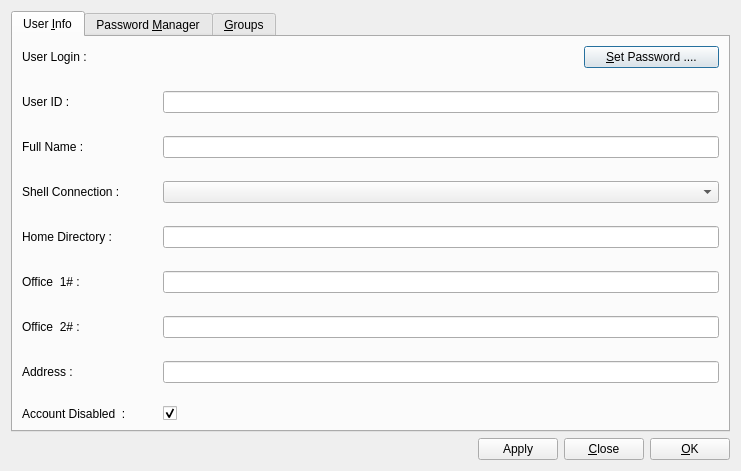
<?xml version="1.0" encoding="UTF-8"?>
<ui version="4.0">
 <class>UserProperties</class>
 <widget class="QDialog" name="UserProperties">
  <property name="geometry">
   <rect>
    <x>0</x>
    <y>0</y>
    <width>741</width>
    <height>471</height>
   </rect>
  </property>
  <property name="windowTitle">
   <string>Properties</string>
  </property>
  <property name="windowIcon">
   <iconset resource="../resources/images.qrc">
    <normaloff>:/new/prefix1/images/adduser.jpeg</normaloff>:/new/prefix1/images/adduser.jpeg</iconset>
  </property>
  <layout class="QVBoxLayout" name="verticalLayout">
   <item>
    <widget class="QTabWidget" name="tabWidget">
     <property name="toolTip">
      <string>&lt;html&gt;&lt;head&gt;&lt;meta name=&quot;qrichtext&quot; content=&quot;1&quot; /&gt;&lt;style type=&quot;text/css&quot;&gt;
p, li { white-space: pre-wrap; }
&lt;/style&gt;&lt;/head&gt;&lt;body style=&quot; font-family:'Sans Serif'; font-size:9pt; font-weight:400; font-style:normal;&quot;&gt;
&lt;p style=&quot; margin-top:0px; margin-bottom:0px; margin-left:0px; margin-right:0px; -qt-block-indent:0; text-indent:0px;&quot;&gt; &lt;/p&gt;&lt;/body&gt;&lt;/html&gt;</string>
     </property>
     <property name="whatsThis">
      <string>&lt;html&gt;&lt;head&gt;&lt;meta name=&quot;qrichtext&quot; content=&quot;1&quot; /&gt;&lt;style type=&quot;text/css&quot;&gt;
p, li { white-space: pre-wrap; }
&lt;/style&gt;&lt;/head&gt;&lt;body style=&quot; font-family:'Sans Serif'; font-size:9pt; font-weight:400; font-style:normal;&quot;&gt;
&lt;p style=&quot;-qt-paragraph-type:empty; margin-top:0px; margin-bottom:0px; margin-left:0px; margin-right:0px; -qt-block-indent:0; text-indent:0px;&quot;&gt;&lt;/p&gt;&lt;/body&gt;&lt;/html&gt;</string>
     </property>
     <property name="currentIndex">
      <number>0</number>
     </property>
     <widget class="QWidget" name="tab_2">
      <attribute name="title">
       <string>User &amp;Info</string>
      </attribute>
      <layout class="QGridLayout" name="gridLayout_2">
       <item row="4" column="0">
        <widget class="QLabel" name="label_5">
         <property name="text">
          <string>Full Name :</string>
         </property>
         <property name="scaledContents">
          <bool>true</bool>
         </property>
         <property name="wordWrap">
          <bool>false</bool>
         </property>
        </widget>
       </item>
       <item row="10" column="0">
        <widget class="QLabel" name="label_10">
         <property name="text">
          <string>Office  1# :</string>
         </property>
         <property name="scaledContents">
          <bool>true</bool>
         </property>
         <property name="wordWrap">
          <bool>false</bool>
         </property>
        </widget>
       </item>
       <item row="2" column="0">
        <widget class="QLabel" name="label_3">
         <property name="text">
          <string>User ID :</string>
         </property>
         <property name="scaledContents">
          <bool>true</bool>
         </property>
         <property name="wordWrap">
          <bool>false</bool>
         </property>
        </widget>
       </item>
       <item row="8" column="1" colspan="4">
        <widget class="QLineEdit" name="HomeDirEdit"/>
       </item>
       <item row="8" column="0">
        <widget class="QLabel" name="label_7">
         <property name="text">
          <string>Home Directory :</string>
         </property>
         <property name="scaledContents">
          <bool>true</bool>
         </property>
         <property name="wordWrap">
          <bool>false</bool>
         </property>
        </widget>
       </item>
       <item row="16" column="1">
        <widget class="QCheckBox" name="checkBox">
         <property name="sizePolicy">
          <sizepolicy hsizetype="Ignored" vsizetype="Fixed">
           <horstretch>0</horstretch>
           <verstretch>0</verstretch>
          </sizepolicy>
         </property>
         <property name="text">
          <string/>
         </property>
         <property name="icon">
          <iconset resource="../resources/images.qrc">
           <normaloff>:/new/prefix1/images/lock.png</normaloff>:/new/prefix1/images/lock.png</iconset>
         </property>
         <property name="checked">
          <bool>true</bool>
         </property>
        </widget>
       </item>
       <item row="15" column="0">
        <spacer name="verticalSpacer">
         <property name="orientation">
          <enum>Qt::Vertical</enum>
         </property>
         <property name="sizeType">
          <enum>QSizePolicy::Preferred</enum>
         </property>
         <property name="sizeHint" stdset="0">
          <size>
           <width>20</width>
           <height>40</height>
          </size>
         </property>
        </spacer>
       </item>
       <item row="13" column="0">
        <spacer name="verticalSpacer_2">
         <property name="orientation">
          <enum>Qt::Vertical</enum>
         </property>
         <property name="sizeType">
          <enum>QSizePolicy::Preferred</enum>
         </property>
         <property name="sizeHint" stdset="0">
          <size>
           <width>20</width>
           <height>40</height>
          </size>
         </property>
        </spacer>
       </item>
       <item row="0" column="0">
        <widget class="QLabel" name="label_4">
         <property name="text">
          <string>User Login :</string>
         </property>
         <property name="scaledContents">
          <bool>true</bool>
         </property>
         <property name="wordWrap">
          <bool>false</bool>
         </property>
        </widget>
       </item>
       <item row="6" column="1" colspan="4">
        <widget class="QComboBox" name="shellConnect"/>
       </item>
       <item row="3" column="0">
        <spacer name="verticalSpacer_7">
         <property name="orientation">
          <enum>Qt::Vertical</enum>
         </property>
         <property name="sizeType">
          <enum>QSizePolicy::Preferred</enum>
         </property>
         <property name="sizeHint" stdset="0">
          <size>
           <width>20</width>
           <height>40</height>
          </size>
         </property>
        </spacer>
       </item>
       <item row="12" column="0">
        <widget class="QLabel" name="label_8">
         <property name="text">
          <string>Office  2# :</string>
         </property>
         <property name="scaledContents">
          <bool>true</bool>
         </property>
         <property name="wordWrap">
          <bool>false</bool>
         </property>
        </widget>
       </item>
       <item row="12" column="1" colspan="4">
        <widget class="QLineEdit" name="office2Edit"/>
       </item>
       <item row="1" column="0">
        <spacer name="verticalSpacer_8">
         <property name="orientation">
          <enum>Qt::Vertical</enum>
         </property>
         <property name="sizeType">
          <enum>QSizePolicy::Preferred</enum>
         </property>
         <property name="sizeHint" stdset="0">
          <size>
           <width>20</width>
           <height>40</height>
          </size>
         </property>
        </spacer>
       </item>
       <item row="6" column="0">
        <widget class="QLabel" name="label_6">
         <property name="text">
          <string>Shell Connection :</string>
         </property>
         <property name="scaledContents">
          <bool>true</bool>
         </property>
         <property name="wordWrap">
          <bool>false</bool>
         </property>
        </widget>
       </item>
       <item row="4" column="1" colspan="4">
        <widget class="QLineEdit" name="FullNameEdit"/>
       </item>
       <item row="0" column="4">
        <widget class="QPushButton" name="passBtn">
         <property name="text">
          <string>&amp;Set Password ....</string>
         </property>
         <property name="icon">
          <iconset>
           <normaloff>../resources/images/keys.png</normaloff>../resources/images/keys.png</iconset>
         </property>
        </widget>
       </item>
       <item row="16" column="0">
        <widget class="QLabel" name="label_12">
         <property name="text">
          <string>Account Disabled  :</string>
         </property>
         <property name="scaledContents">
          <bool>true</bool>
         </property>
         <property name="wordWrap">
          <bool>false</bool>
         </property>
        </widget>
       </item>
       <item row="7" column="0">
        <spacer name="verticalSpacer_5">
         <property name="orientation">
          <enum>Qt::Vertical</enum>
         </property>
         <property name="sizeType">
          <enum>QSizePolicy::Preferred</enum>
         </property>
         <property name="sizeHint" stdset="0">
          <size>
           <width>20</width>
           <height>40</height>
          </size>
         </property>
        </spacer>
       </item>
       <item row="10" column="1" colspan="4">
        <widget class="QLineEdit" name="office1Edit"/>
       </item>
       <item row="2" column="1" colspan="4">
        <widget class="QLineEdit" name="uidEdit"/>
       </item>
       <item row="0" column="3">
        <widget class="QLabel" name="label_17">
         <property name="text">
          <string/>
         </property>
         <property name="pixmap">
          <pixmap>../../../resources/images/keys.png</pixmap>
         </property>
         <property name="scaledContents">
          <bool>true</bool>
         </property>
         <property name="wordWrap">
          <bool>false</bool>
         </property>
        </widget>
       </item>
       <item row="14" column="0">
        <widget class="QLabel" name="label_11">
         <property name="text">
          <string>Address :</string>
         </property>
         <property name="scaledContents">
          <bool>true</bool>
         </property>
         <property name="wordWrap">
          <bool>false</bool>
         </property>
        </widget>
       </item>
       <item row="14" column="1" colspan="4">
        <widget class="QLineEdit" name="addressEdit"/>
       </item>
       <item row="11" column="0">
        <spacer name="verticalSpacer_3">
         <property name="orientation">
          <enum>Qt::Vertical</enum>
         </property>
         <property name="sizeType">
          <enum>QSizePolicy::Preferred</enum>
         </property>
         <property name="sizeHint" stdset="0">
          <size>
           <width>20</width>
           <height>40</height>
          </size>
         </property>
        </spacer>
       </item>
       <item row="5" column="0">
        <spacer name="verticalSpacer_6">
         <property name="orientation">
          <enum>Qt::Vertical</enum>
         </property>
         <property name="sizeType">
          <enum>QSizePolicy::Preferred</enum>
         </property>
         <property name="sizeHint" stdset="0">
          <size>
           <width>20</width>
           <height>40</height>
          </size>
         </property>
        </spacer>
       </item>
       <item row="9" column="0">
        <spacer name="verticalSpacer_4">
         <property name="orientation">
          <enum>Qt::Vertical</enum>
         </property>
         <property name="sizeType">
          <enum>QSizePolicy::Preferred</enum>
         </property>
         <property name="sizeHint" stdset="0">
          <size>
           <width>20</width>
           <height>40</height>
          </size>
         </property>
        </spacer>
       </item>
       <item row="0" column="1" colspan="2">
        <widget class="QLabel" name="NameLabel">
         <property name="text">
          <string/>
         </property>
        </widget>
       </item>
      </layout>
     </widget>
     <widget class="QWidget" name="tab">
      <attribute name="title">
       <string>Password &amp;Manager</string>
      </attribute>
      <layout class="QGridLayout" name="gridLayout_3">
       <item row="0" column="0" colspan="2">
        <widget class="QLabel" name="label">
         <property name="text">
          <string>Last Password Change :</string>
         </property>
        </widget>
       </item>
       <item row="0" column="4" colspan="3">
        <widget class="QLabel" name="timeDate">
         <property name="text">
          <string/>
         </property>
        </widget>
       </item>
       <item row="1" column="0" colspan="7">
        <widget class="Line" name="line">
         <property name="font">
          <font>
           <weight>75</weight>
           <bold>true</bold>
          </font>
         </property>
         <property name="frameShadow">
          <enum>QFrame::Plain</enum>
         </property>
         <property name="orientation">
          <enum>Qt::Horizontal</enum>
         </property>
        </widget>
       </item>
       <item row="2" column="0" colspan="2">
        <widget class="QLabel" name="label_2">
         <property name="text">
          <string>Password aging :</string>
         </property>
        </widget>
       </item>
       <item row="3" column="0">
        <widget class="QCheckBox" name="requires_Pass">
         <property name="sizePolicy">
          <sizepolicy hsizetype="Fixed" vsizetype="Fixed">
           <horstretch>0</horstretch>
           <verstretch>0</verstretch>
          </sizepolicy>
         </property>
         <property name="text">
          <string/>
         </property>
        </widget>
       </item>
       <item row="3" column="1" colspan="4">
        <widget class="QLabel" name="label_9">
         <property name="text">
          <string>Require new password after:</string>
         </property>
        </widget>
       </item>
       <item row="3" column="6">
        <widget class="QSpinBox" name="max">
         <property name="layoutDirection">
          <enum>Qt::LeftToRight</enum>
         </property>
         <property name="alignment">
          <set>Qt::AlignRight|Qt::AlignTrailing|Qt::AlignVCenter</set>
         </property>
         <property name="specialValueText">
          <string/>
         </property>
         <property name="suffix">
          <string> days</string>
         </property>
         <property name="prefix">
          <string/>
         </property>
         <property name="minimum">
          <number>0</number>
         </property>
         <property name="maximum">
          <number>99999</number>
         </property>
        </widget>
       </item>
       <item row="5" column="0" colspan="4">
        <widget class="QLabel" name="label_13">
         <property name="text">
          <string>Warn before password expires :</string>
         </property>
        </widget>
       </item>
       <item row="5" column="6">
        <widget class="QSpinBox" name="warn">
         <property name="alignment">
          <set>Qt::AlignRight|Qt::AlignTrailing|Qt::AlignVCenter</set>
         </property>
         <property name="suffix">
          <string> days</string>
         </property>
         <property name="minimum">
          <number>-1</number>
         </property>
         <property name="maximum">
          <number>99999</number>
         </property>
         <property name="value">
          <number>0</number>
         </property>
        </widget>
       </item>
       <item row="7" column="0" colspan="6">
        <widget class="QLabel" name="label_14">
         <property name="text">
          <string>Disable account after password expires:</string>
         </property>
        </widget>
       </item>
       <item row="7" column="6">
        <widget class="QSpinBox" name="expire">
         <property name="alignment">
          <set>Qt::AlignRight|Qt::AlignTrailing|Qt::AlignVCenter</set>
         </property>
         <property name="suffix">
          <string> days</string>
         </property>
         <property name="minimum">
          <number>-1</number>
         </property>
         <property name="maximum">
          <number>99999</number>
         </property>
         <property name="singleStep">
          <number>1</number>
         </property>
         <property name="value">
          <number>0</number>
         </property>
        </widget>
       </item>
       <item row="9" column="0">
        <widget class="QCheckBox" name="enforce_Pass">
         <property name="text">
          <string/>
         </property>
        </widget>
       </item>
       <item row="9" column="1" colspan="4">
        <widget class="QLabel" name="label_15">
         <property name="text">
          <string>Enforce minimum password age :</string>
         </property>
        </widget>
       </item>
       <item row="9" column="6">
        <widget class="QSpinBox" name="min">
         <property name="alignment">
          <set>Qt::AlignRight|Qt::AlignTrailing|Qt::AlignVCenter</set>
         </property>
         <property name="suffix">
          <string> days</string>
         </property>
         <property name="minimum">
          <number>-1</number>
         </property>
         <property name="maximum">
          <number>99999</number>
         </property>
        </widget>
       </item>
       <item row="11" column="0" colspan="7">
        <widget class="Line" name="line_2">
         <property name="font">
          <font>
           <weight>75</weight>
           <bold>true</bold>
          </font>
         </property>
         <property name="frameShadow">
          <enum>QFrame::Plain</enum>
         </property>
         <property name="lineWidth">
          <number>1</number>
         </property>
         <property name="midLineWidth">
          <number>0</number>
         </property>
         <property name="orientation">
          <enum>Qt::Horizontal</enum>
         </property>
        </widget>
       </item>
       <item row="13" column="1">
        <widget class="QLabel" name="label_16">
         <property name="text">
          <string>Acount will expire on :</string>
         </property>
        </widget>
       </item>
       <item row="13" column="2">
        <widget class="QSpinBox" name="days">
         <property name="value">
          <number>1</number>
         </property>
        </widget>
       </item>
       <item row="13" column="3" colspan="2">
        <widget class="QComboBox" name="months">
         <item>
          <property name="text">
           <string>January </string>
          </property>
         </item>
         <item>
          <property name="text">
           <string>February</string>
          </property>
         </item>
         <item>
          <property name="text">
           <string>March</string>
          </property>
         </item>
         <item>
          <property name="text">
           <string>April</string>
          </property>
         </item>
         <item>
          <property name="text">
           <string>May</string>
          </property>
         </item>
         <item>
          <property name="text">
           <string>June </string>
          </property>
         </item>
         <item>
          <property name="text">
           <string>July</string>
          </property>
         </item>
         <item>
          <property name="text">
           <string>August</string>
          </property>
         </item>
         <item>
          <property name="text">
           <string>September</string>
          </property>
         </item>
         <item>
          <property name="text">
           <string>October</string>
          </property>
         </item>
         <item>
          <property name="text">
           <string>November</string>
          </property>
         </item>
         <item>
          <property name="text">
           <string>December</string>
          </property>
         </item>
        </widget>
       </item>
       <item row="13" column="5">
        <widget class="QSpinBox" name="years">
         <property name="maximum">
          <number>8000</number>
         </property>
         <property name="value">
          <number>1970</number>
         </property>
        </widget>
       </item>
       <item row="13" column="6">
        <widget class="QCheckBox" name="alway">
         <property name="text">
          <string>Never</string>
         </property>
        </widget>
       </item>
       <item row="4" column="0">
        <spacer name="verticalSpacer_9">
         <property name="orientation">
          <enum>Qt::Vertical</enum>
         </property>
         <property name="sizeType">
          <enum>QSizePolicy::Preferred</enum>
         </property>
         <property name="sizeHint" stdset="0">
          <size>
           <width>20</width>
           <height>40</height>
          </size>
         </property>
        </spacer>
       </item>
       <item row="6" column="0">
        <spacer name="verticalSpacer_10">
         <property name="orientation">
          <enum>Qt::Vertical</enum>
         </property>
         <property name="sizeType">
          <enum>QSizePolicy::Preferred</enum>
         </property>
         <property name="sizeHint" stdset="0">
          <size>
           <width>20</width>
           <height>40</height>
          </size>
         </property>
        </spacer>
       </item>
       <item row="8" column="0">
        <spacer name="verticalSpacer_11">
         <property name="orientation">
          <enum>Qt::Vertical</enum>
         </property>
         <property name="sizeType">
          <enum>QSizePolicy::Preferred</enum>
         </property>
         <property name="sizeHint" stdset="0">
          <size>
           <width>20</width>
           <height>40</height>
          </size>
         </property>
        </spacer>
       </item>
       <item row="10" column="0">
        <spacer name="verticalSpacer_12">
         <property name="orientation">
          <enum>Qt::Vertical</enum>
         </property>
         <property name="sizeType">
          <enum>QSizePolicy::Preferred</enum>
         </property>
         <property name="sizeHint" stdset="0">
          <size>
           <width>20</width>
           <height>40</height>
          </size>
         </property>
        </spacer>
       </item>
       <item row="14" column="1">
        <spacer name="verticalSpacer_13">
         <property name="orientation">
          <enum>Qt::Vertical</enum>
         </property>
         <property name="sizeType">
          <enum>QSizePolicy::Preferred</enum>
         </property>
         <property name="sizeHint" stdset="0">
          <size>
           <width>20</width>
           <height>40</height>
          </size>
         </property>
        </spacer>
       </item>
       <item row="12" column="1">
        <spacer name="verticalSpacer_14">
         <property name="orientation">
          <enum>Qt::Vertical</enum>
         </property>
         <property name="sizeType">
          <enum>QSizePolicy::Preferred</enum>
         </property>
         <property name="sizeHint" stdset="0">
          <size>
           <width>20</width>
           <height>40</height>
          </size>
         </property>
        </spacer>
       </item>
      </layout>
     </widget>
     <widget class="QWidget" name="tab_3">
      <attribute name="title">
       <string>&amp;Groups</string>
      </attribute>
      <widget class="QListWidget" name="easyList">
       <property name="geometry">
        <rect>
         <x>0</x>
         <y>0</y>
         <width>311</width>
         <height>331</height>
        </rect>
       </property>
       <property name="sizePolicy">
        <sizepolicy hsizetype="Expanding" vsizetype="Preferred">
         <horstretch>0</horstretch>
         <verstretch>0</verstretch>
        </sizepolicy>
       </property>
      </widget>
      <widget class="QTreeView" name="userGroups">
       <property name="geometry">
        <rect>
         <x>-3</x>
         <y>0</y>
         <width>721</width>
         <height>331</height>
        </rect>
       </property>
       <property name="sizePolicy">
        <sizepolicy hsizetype="Expanding" vsizetype="Preferred">
         <horstretch>0</horstretch>
         <verstretch>0</verstretch>
        </sizepolicy>
       </property>
       <property name="autoFillBackground">
        <bool>false</bool>
       </property>
       <property name="frameShape">
        <enum>QFrame::StyledPanel</enum>
       </property>
       <property name="frameShadow">
        <enum>QFrame::Sunken</enum>
       </property>
       <property name="verticalScrollBarPolicy">
        <enum>Qt::ScrollBarAsNeeded</enum>
       </property>
       <property name="editTriggers">
        <set>QAbstractItemView::NoEditTriggers</set>
       </property>
       <property name="alternatingRowColors">
        <bool>true</bool>
       </property>
       <property name="rootIsDecorated">
        <bool>false</bool>
       </property>
       <property name="uniformRowHeights">
        <bool>true</bool>
       </property>
       <property name="sortingEnabled">
        <bool>true</bool>
       </property>
       <property name="animated">
        <bool>true</bool>
       </property>
      </widget>
      <widget class="QLabel" name="primGroupLabel">
       <property name="geometry">
        <rect>
         <x>440</x>
         <y>340</y>
         <width>109</width>
         <height>28</height>
        </rect>
       </property>
       <property name="styleSheet">
        <string notr="true">selection-color: red</string>
       </property>
       <property name="text">
        <string/>
       </property>
      </widget>
      <widget class="QLabel" name="pglabel">
       <property name="geometry">
        <rect>
         <x>340</x>
         <y>344</y>
         <width>96</width>
         <height>20</height>
        </rect>
       </property>
       <property name="sizePolicy">
        <sizepolicy hsizetype="Fixed" vsizetype="Fixed">
         <horstretch>0</horstretch>
         <verstretch>0</verstretch>
        </sizepolicy>
       </property>
       <property name="text">
        <string>Primary Group:</string>
       </property>
       <property name="scaledContents">
        <bool>false</bool>
       </property>
       <property name="wordWrap">
        <bool>true</bool>
       </property>
      </widget>
      <widget class="QCheckBox" name="easyCheckbox">
       <property name="geometry">
        <rect>
         <x>4</x>
         <y>342</y>
         <width>163</width>
         <height>23</height>
        </rect>
       </property>
       <property name="text">
        <string>Privileges and groups</string>
       </property>
      </widget>
      <widget class="QPushButton" name="makePrimBtn">
       <property name="geometry">
        <rect>
         <x>572</x>
         <y>340</y>
         <width>126</width>
         <height>28</height>
        </rect>
       </property>
       <property name="text">
        <string>Set as Primary</string>
       </property>
      </widget>
     </widget>
    </widget>
   </item>
   <item>
    <layout class="QHBoxLayout" name="horizontalLayout">
     <item>
      <spacer name="horizontalSpacer">
       <property name="orientation">
        <enum>Qt::Horizontal</enum>
       </property>
       <property name="sizeHint" stdset="0">
        <size>
         <width>398</width>
         <height>20</height>
        </size>
       </property>
      </spacer>
     </item>
     <item>
      <widget class="QPushButton" name="add">
       <property name="sizePolicy">
        <sizepolicy hsizetype="Preferred" vsizetype="Fixed">
         <horstretch>0</horstretch>
         <verstretch>0</verstretch>
        </sizepolicy>
       </property>
       <property name="text">
        <string>Apply</string>
       </property>
       <property name="icon">
        <iconset resource="../resources/images.qrc">
         <normaloff>:/new/prefix1/images/adduser.jpeg</normaloff>:/new/prefix1/images/adduser.jpeg</iconset>
       </property>
      </widget>
     </item>
     <item>
      <widget class="QPushButton" name="closeBtn">
       <property name="text">
        <string>&amp;Close</string>
       </property>
       <property name="icon">
        <iconset resource="../resources/images.qrc">
         <normaloff>:/new/prefix1/images/cancel.png</normaloff>:/new/prefix1/images/cancel.png</iconset>
       </property>
      </widget>
     </item>
     <item>
      <widget class="QPushButton" name="ok">
       <property name="text">
        <string>&amp;OK</string>
       </property>
       <property name="icon">
        <iconset resource="../resources/images.qrc">
         <normaloff>:/new/prefix1/images/ok.png</normaloff>:/new/prefix1/images/ok.png</iconset>
       </property>
      </widget>
     </item>
    </layout>
   </item>
  </layout>
 </widget>
 <resources>
  <include location="../resources/images.qrc"/>
  <include location="../resources/images.qrc"/>
  <include location="../resources/images.qrc"/>
 </resources>
 <connections>
  <connection>
   <sender>closeBtn</sender>
   <signal>clicked()</signal>
   <receiver>UserProperties</receiver>
   <slot>close()</slot>
   <hints>
    <hint type="sourcelabel">
     <x>414</x>
     <y>437</y>
    </hint>
    <hint type="destinationlabel">
     <x>433</x>
     <y>369</y>
    </hint>
   </hints>
  </connection>
  <connection>
   <sender>ok</sender>
   <signal>clicked()</signal>
   <receiver>UserProperties</receiver>
   <slot>close()</slot>
   <hints>
    <hint type="sourcelabel">
     <x>533</x>
     <y>437</y>
    </hint>
    <hint type="destinationlabel">
     <x>540</x>
     <y>390</y>
    </hint>
   </hints>
  </connection>
 </connections>
</ui>
